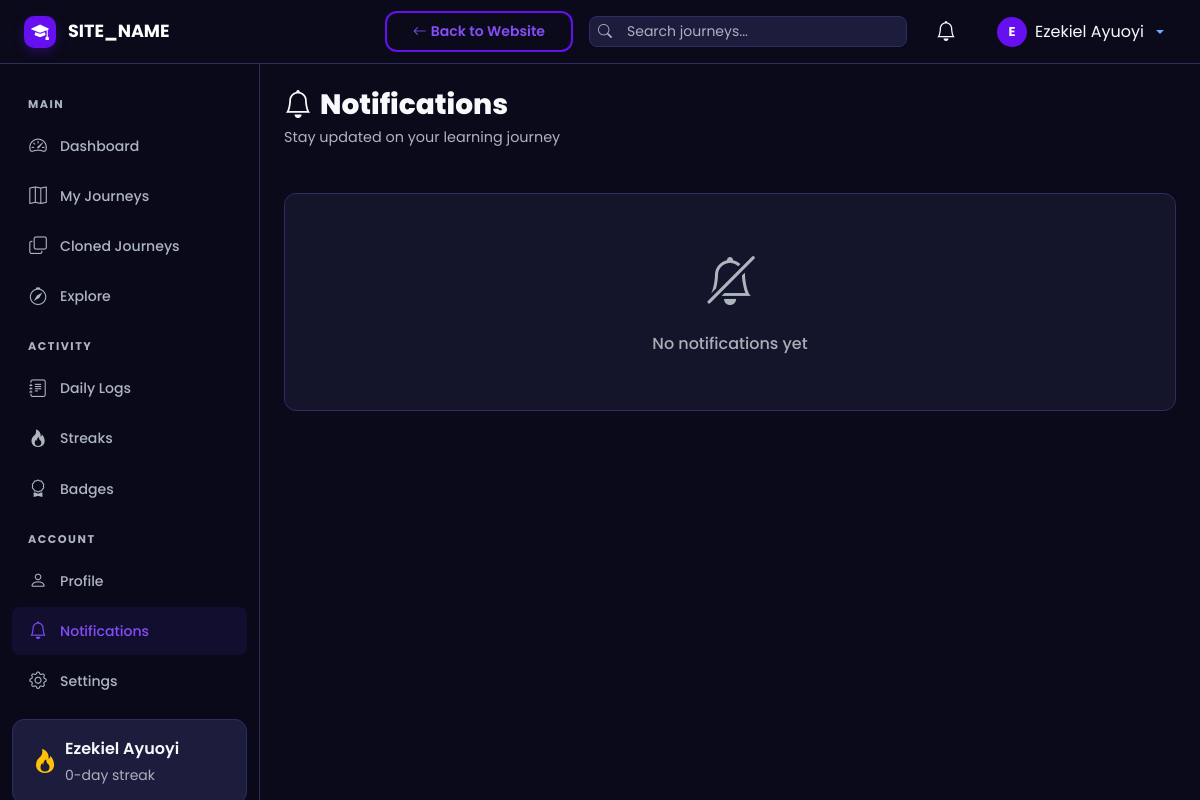
The page /user/notifications.php (signed in) on the database as committed earlier.
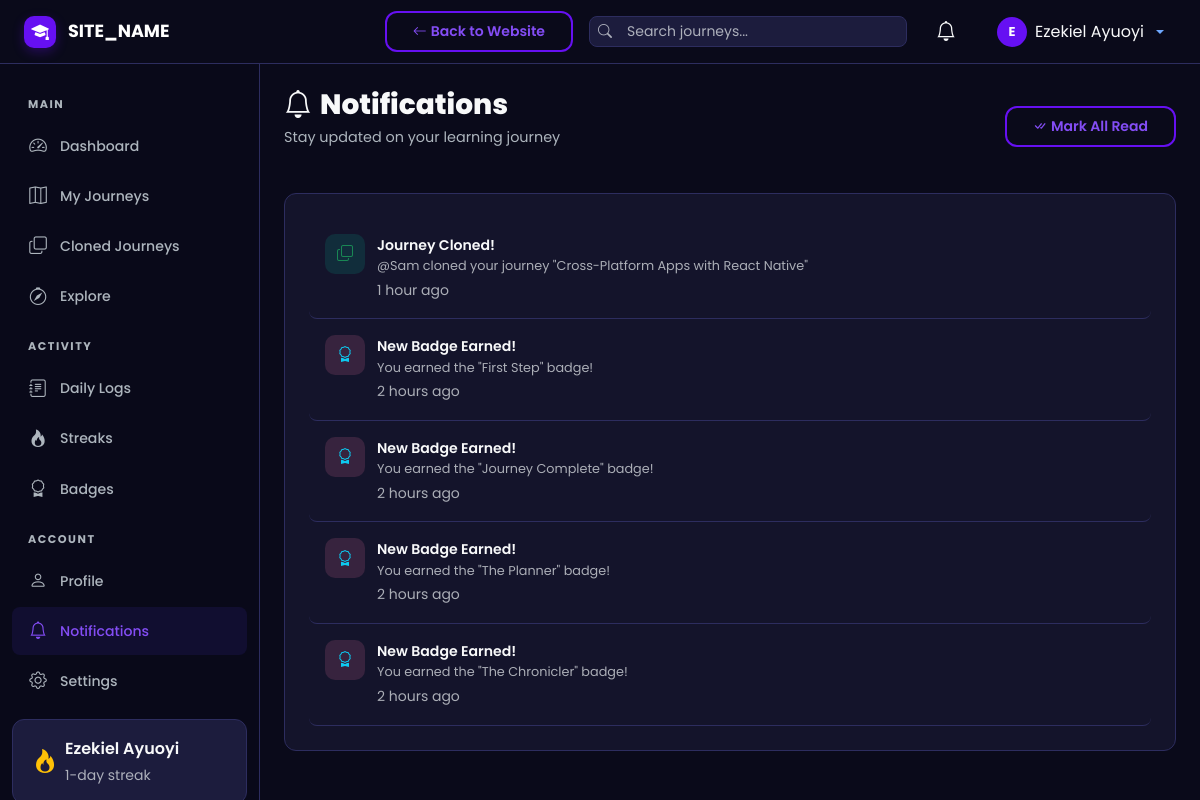
The same page on the database as committed later.
### tables this page shows
CREATE TABLE `notifications` (
  `id` int UNSIGNED NOT NULL,
  `user_id` int UNSIGNED NOT NULL,
  `type` enum('sync_update','comment','aha_vote','badge','clone','system') NOT NULL,
  `title` varchar(255) NOT NULL,
  `message` text NOT NULL,
  `link` varchar(500) DEFAULT NULL,
  `is_read` tinyint(1) NOT NULL DEFAULT '0',
  `created_at` datetime NOT NULL DEFAULT CURRENT_TIMESTAMP
);

### includes/session.php (called while the page is built, shortened)
<?php
function isLoggedIn(): bool {
    return isset($_SESSION['user_id']);
}
function getCurrentUser(): ?array {
    return [
        'id'        => $_SESSION['user_id'],
        'username'  => $_SESSION['username'],
        'full_name' => $_SESSION['full_name'],
        'email'     => $_SESSION['email'],
        'role'      => $_SESSION['user_role'],
        'avatar'    => $_SESSION['avatar'] ?? 'default-avatar.png',
    ];
}

### includes/helpers.php (called while the page is built, shortened)
<?php
function sanitize(?string $input): string {
    return htmlspecialchars(trim($input), ENT_QUOTES, 'UTF-8');
}
function timeAgo(string $datetime): string {
    $now  = new DateTime();
    $past = new DateTime($datetime);
    $diff = $now->diff($past);
    if ($diff->h > 0) return $diff->h . ' hour' . ($diff->h > 1 ? 's' : '') . ' ago';
    return 'just now';
}
function getUserStats(int $userId): array {
    $db = getDB();
    $stmt = $db->prepare("SELECT current_streak, longest_streak FROM users WHERE id = ?");
    $stmt->execute([$userId]);
    $user = $stmt->fetch();
    $stmt = $db->prepare("SELECT COUNT(*) FROM journeys WHERE user_id = ? AND status = 'completed'");
    $stmt->execute([$userId]);
    $completedJourneys = (int)$stmt->fetchColumn();
    $stmt = $db->prepare("SELECT COUNT(*) FROM steps s JOIN journeys j ON s.journey_id = j.id WHERE j.user_id = ? AND s.status = 'completed'");
    $stmt->execute([$userId]);
    $completedSteps = (int)$stmt->fetchColumn();
    $stmt = $db->prepare("SELECT SUM(clone_count) FROM journeys WHERE user_id = ?");
    $stmt->execute([$userId]);
    $totalClones = (int)$stmt->fetchColumn();
    $stmt = $db->prepare("SELECT COUNT(*) FROM aha_votes av JOIN steps s ON av.step_id = s.id JOIN journeys j ON s.journey_id = j.id WHERE j.user_id = ?");
    $stmt->execute([$userId]);
    $totalAha = (int)$stmt->fetchColumn();
    $stmt = $db->prepare("SELECT COUNT(*) FROM journeys WHERE user_id = ?");
    $stmt->execute([$userId]);
    $totalJourneys = (int)$stmt->fetchColumn();
    $stmt = $db->prepare("SELECT COUNT(*) FROM daily_logs WHERE user_id = ?");
    $stmt->execute([$userId]);
    $totalLogs = (int)$stmt->fetchColumn();
    $stmt = $db->prepare("SELECT COUNT(*) FROM step_comments WHERE user_id = ?");
    $stmt->execute([$userId]);
    $totalComments = (int)$stmt->fetchColumn();
    $stmt = $db->prepare("SELECT COUNT(*) FROM aha_votes WHERE user_id = ?");
    $stmt->execute([$userId]);
    $totalAhaGiven = (int)$stmt->fetchColumn();
    return [
        'current_streak'     => $user['current_streak'] ?? 0,
        'longest_streak'     => $user['longest_streak'] ?? 0,
        'completed_journeys' => $completedJourneys,
        'completed_steps'    => $completedSteps,
        'total_clones'       => $totalClones,
        'total_aha_received' => $totalAha,
        'total_aha_given'    => $totalAhaGiven,
        'total_journeys'     => $totalJourneys,
        'total_logs'         => $totalLogs,
        'total_comments_given' => $totalComments,
    ];
}

### user/notifications.php (the view, shortened to what the changed rows need)
<?php
require_once __DIR__ . '/../includes/session.php';
require_once __DIR__ . '/../includes/helpers.php';
$userId = getCurrentUserId();
require_once __DIR__ . '/../includes/dashboard_header.php';
$stmt = $db->prepare("SELECT * FROM notifications WHERE user_id = ? ORDER BY created_at DESC LIMIT 50");
$stmt->execute([$userId]);
$notifications = $stmt->fetchAll();
$typeIcons = [
    'sync_update' => ['bi-arrow-repeat', 'rgba(253,203,110,0.15)', 'var(--st-warning)'],
    'comment'     => ['bi-chat-dots', 'rgba(116,185,255,0.15)', 'var(--st-info)'],
    'aha_vote'    => ['bi-lightbulb', 'rgba(253,203,110,0.15)', 'var(--st-warning)'],
    'badge'       => ['bi-award', 'rgba(253,121,168,0.15)', 'var(--st-accent)'],
    'clone'       => ['bi-copy', 'rgba(0,184,148,0.15)', 'var(--st-success)'],
    'system'      => ['bi-info-circle', 'rgba(108,92,231,0.15)', 'var(--st-primary-light)'],
];
?>
<div class="st-page-header d-flex align-items-center justify-content-between flex-wrap gap-3">
    <div>
        <h1 class="st-page-title"><i class="bi bi-bell me-2"></i>Notifications</h1>
        <p class="st-page-subtitle">Stay updated on your learning journey</p>
    </div>
    <?php if (!empty($notifications)): ?>
        <a href="?mark_read=1" class="btn btn-st-secondary btn-sm"><i class="bi bi-check-all me-1"></i>Mark All Read</a>
    <?php endif; ?>
</div>
<div class="st-card">
    <?php if (empty($notifications)): ?>
        <div class="st-empty-state py-4">
            <i class="bi bi-bell-slash d-block"></i>
            <h6 class="text-muted">No notifications yet</h6>
        </div>
    <?php else: ?>
        <?php foreach ($notifications as $n):
            $icon = $typeIcons[$n['type']] ?? $typeIcons['system'];
        ?>
        <a href="<?= $n['link'] ? sanitize($n['link']) : '#' ?>" class="st-notif-item text-decoration-none <?= !$n['is_read'] ? 'unread' : '' ?>"
           onclick="<?php if(!$n['is_read']): ?>fetch('<?= SITE_URL ?>/api/notifications.php?action=read&id=<?= $n['id'] ?>');<?php endif; ?>">
            <div class="st-notif-icon" style="background:<?= $icon[1] ?>;color:<?= $icon[2] ?>;">
                <i class="bi <?= $icon[0] ?>"></i>
            </div>
            <div class="flex-grow-1">
                <div class="fw-semibold" style="font-size:0.88rem;color:var(--st-text);"><?= sanitize($n['title']) ?></div>
                <div class="text-muted" style="font-size:0.8rem;"><?= sanitize($n['message']) ?></div>
                <small class="text-muted"><?= timeAgo($n['created_at']) ?></small>
            </div>
        </a>
        <?php endforeach; ?>
    <?php endif; ?>
</div>
<?php require_once __DIR__ . '/../includes/dashboard_footer.php'; ?>

### includes/dashboard_header.php (shortened to what the changed rows need)
<?php
require_once __DIR__ . '/session.php';
require_once __DIR__ . '/helpers.php';
$currentUser = getCurrentUser();
?>
<!DOCTYPE html>
<html lang="en" data-bs-theme="dark">
<head>
    <link href="https://cdn.jsdelivr.net/npm/bootstrap@5.3.3/dist/css/bootstrap.min.css" rel="stylesheet">
    <link href="https://cdn.jsdelivr.net/npm/bootstrap-icons@1.11.3/font/bootstrap-icons.min.css" rel="stylesheet">
    <link href="<?= SITE_URL ?>/assets/css/style.css" rel="stylesheet">
    <link href="<?= SITE_URL ?>/assets/css/dashboard.css" rel="stylesheet">
</head>
<body class="dashboard-body">
<div class="st-wrapper">
    <nav class="st-sidebar" id="sidebar">
        <div class="st-sidebar-inner">
            <?php if ($currentUser['role'] !== 'admin'): ?>
                <?php $userStats = getUserStats($currentUser['id']); ?>
                <div class="st-streak-widget">
                    <div class="d-flex align-items-center">
                        <i class="bi bi-fire text-warning fs-4 me-2"></i>
                        <div>
                            <div class="fw-semibold"><?= sanitize($currentUser['full_name']) ?></div>
                            <small class="text-muted"><?= $userStats['current_streak'] ?>-day streak</small>
                        </div>
                    </div>
                </div>
            <?php endif; ?>
        </div>
    </nav>
    <main class="st-content">
        <div class="container-fluid p-4">

Rows that differ between the two databases and show on the page:
added notifications: title "Journey Cloned!", message "@Sam cloned your journey \"Cross-Platform Apps with React Native\"", created_at "1 hour ago", type "clone" (drawn)
added notifications: title "New Badge Earned!", message "You earned the \"First Step\" badge!", created_at "2 hours ago"
added notifications: title "New Badge Earned!", message "You earned the \"Journey Complete\" badge!", created_at "2 hours ago"
added notifications: title "New Badge Earned!", message "You earned the \"The Planner\" badge!", created_at "2 hours ago"
added notifications: title "New Badge Earned!", message "You earned the \"The Chronicler\" badge!", created_at "2 hours ago"
Other text that changed with them:
$userStats['current_streak']: "0" → "1"
text no longer shown: "No notifications yet"
text now shown: "Mark All Read"
